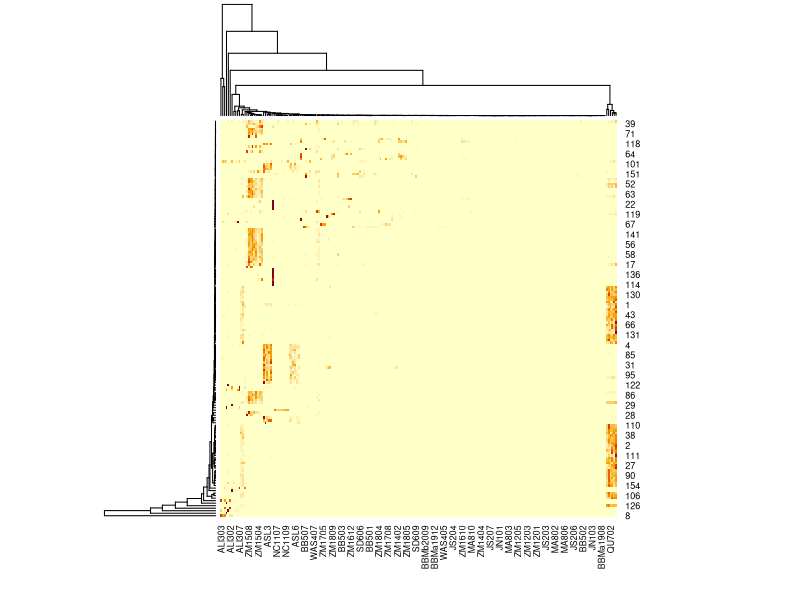

The R script that drew this image:
## ---- chunk 1
knitr::opts_chunk$set(echo = TRUE)
## ---- chunk 2
# session info
sessionInfo()
## ---- chunk 3
# data
MAGnum <- read.delim("input_matrix_v2.txt")
rownames(MAGnum) <- MAGnum[,1]
counts <- MAGnum[,-1]
counts[,1]
MAGcountsNum <- sapply(counts, as.numeric)
## ---- chunk 4
heatmap(MAGcountsNum)
